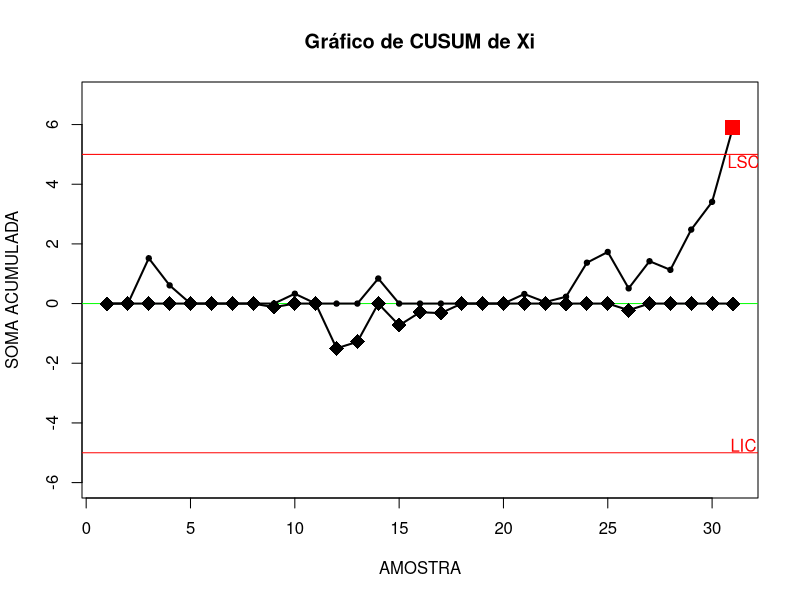

This figure's R source:

#Atribuir valores as medidas pradoes

x = c(100.23, 100.19, 102.02, 99.59, 99.81, 99.86, 99.60, 100.35, 99.38, 100.83,
      99.73, 98.00,  99.72, 101.34,  98.77,  99.94,  99.47,  99.95, 100.33,  99.57,
      100.82, 100.23, 100.68, 101.64, 100.86,  99.28, 101.41, 100.21, 101.85, 101.43, 
      103.00)

x
cusum.plot = function(u0, n, k, d, s){
  
  #Variaveis do grafico 
  LSC = k*s/sqrt(n)
  LIC = -LSC
  S_pos <- c(NULL)
  S_neg <- c(NULL)
  
  #Montando a funcao do grafico
  for (i in 1:length(x)) {
    if(i == 1){
      S_pos[i] <- max(0, x[i] - (u0 + d))
      S_neg[i] <- max(0, (u0 - d) - x[i])
    }else{
      S_pos[i] <- max(0, x[i] - (u0 + d) + S_pos[i-1])
      S_neg[i] <- max(0, (u0 - d) - x[i] + S_neg[i-1])
    }
  }
  
  #Construindo o grafico
  plot(S_pos, type = "n", pch = 19, lwd = 2, col = "black",cex = 1.75,
       
       ylim = c(min( LIC, min(S_pos), min(-S_neg) ) - 1, 
                max(LSC, max(S_pos), max(-S_neg)) +1 ),
       main = "Gráfico de CUSUM de Xi",
       xlab = "AMOSTRA",
       ylab = "SOMA ACUMULADA")
  
  # Colocar os pontos do grafico 
  abline(h = 0, col = "green")
  lines(S_pos, lwd = 2)
  lines(-S_neg, lwd = 2)
  points(S_pos, pch = 19, lwd = 0.75, cex = 0.75)
  points(-S_neg, pch = 18, lwd = 2, cex = 2)
  
  # Acrescentar os limites
  abline(h = LSC, col = "red")
  abline(h = LIC, col = "red")
  
  # Sinalizar os pontos fora dos limites do grafico
  acima <- S_pos > LSC
  abaixo <- S_pos < LIC
  fora <- which(acima | abaixo)
  points(x = fora, y = S_pos[fora], cex = 2, pch = 15, col = "red")
  
  text(x = fora + 0.5, y = LSC - 0.25, "LSC" ,col = "red")  
  text(x = fora + 0.5, y = LIC + 0.25, "LIC" ,col = "red")
}


cusum.plot(100,1,5,0.5,1)
